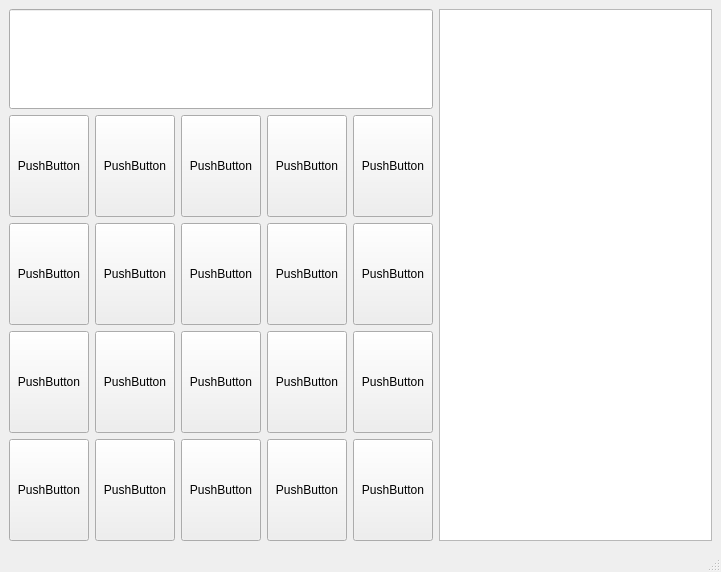
<?xml version="1.0" encoding="UTF-8"?>
<ui version="4.0">
 <class>MainWindow</class>
 <widget class="QMainWindow" name="MainWindow">
  <property name="geometry">
   <rect>
    <x>0</x>
    <y>0</y>
    <width>721</width>
    <height>572</height>
   </rect>
  </property>
  <property name="windowTitle">
   <string>MainWindow</string>
  </property>
  <widget class="QWidget" name="centralwidget">
   <layout class="QHBoxLayout" name="horizontalLayout_2">
    <item>
     <layout class="QHBoxLayout" name="horizontalLayout" stretch="0,0">
      <item>
       <layout class="QVBoxLayout" name="verticalLayout">
        <item>
         <widget class="QLineEdit" name="lineEdit">
          <property name="minimumSize">
           <size>
            <width>0</width>
            <height>100</height>
           </size>
          </property>
          <property name="maximumSize">
           <size>
            <width>16777215</width>
            <height>100</height>
           </size>
          </property>
         </widget>
        </item>
        <item>
         <layout class="QGridLayout" name="gridLayout">
          <item row="0" column="0">
           <widget class="QPushButton" name="pushButton">
            <property name="sizePolicy">
             <sizepolicy hsizetype="Expanding" vsizetype="Expanding">
              <horstretch>0</horstretch>
              <verstretch>0</verstretch>
             </sizepolicy>
            </property>
            <property name="text">
             <string>PushButton</string>
            </property>
           </widget>
          </item>
          <item row="0" column="1">
           <widget class="QPushButton" name="pushButton_2">
            <property name="sizePolicy">
             <sizepolicy hsizetype="Expanding" vsizetype="Expanding">
              <horstretch>0</horstretch>
              <verstretch>0</verstretch>
             </sizepolicy>
            </property>
            <property name="text">
             <string>PushButton</string>
            </property>
           </widget>
          </item>
          <item row="0" column="2">
           <widget class="QPushButton" name="pushButton_3">
            <property name="sizePolicy">
             <sizepolicy hsizetype="Expanding" vsizetype="Expanding">
              <horstretch>0</horstretch>
              <verstretch>0</verstretch>
             </sizepolicy>
            </property>
            <property name="text">
             <string>PushButton</string>
            </property>
           </widget>
          </item>
          <item row="0" column="3">
           <widget class="QPushButton" name="pushButton_4">
            <property name="sizePolicy">
             <sizepolicy hsizetype="Expanding" vsizetype="Expanding">
              <horstretch>0</horstretch>
              <verstretch>0</verstretch>
             </sizepolicy>
            </property>
            <property name="text">
             <string>PushButton</string>
            </property>
           </widget>
          </item>
          <item row="0" column="4">
           <widget class="QPushButton" name="pushButton_5">
            <property name="sizePolicy">
             <sizepolicy hsizetype="Expanding" vsizetype="Expanding">
              <horstretch>0</horstretch>
              <verstretch>0</verstretch>
             </sizepolicy>
            </property>
            <property name="text">
             <string>PushButton</string>
            </property>
           </widget>
          </item>
          <item row="1" column="0">
           <widget class="QPushButton" name="pushButton_6">
            <property name="sizePolicy">
             <sizepolicy hsizetype="Expanding" vsizetype="Expanding">
              <horstretch>0</horstretch>
              <verstretch>0</verstretch>
             </sizepolicy>
            </property>
            <property name="text">
             <string>PushButton</string>
            </property>
           </widget>
          </item>
          <item row="1" column="1">
           <widget class="QPushButton" name="pushButton_7">
            <property name="sizePolicy">
             <sizepolicy hsizetype="Expanding" vsizetype="Expanding">
              <horstretch>0</horstretch>
              <verstretch>0</verstretch>
             </sizepolicy>
            </property>
            <property name="text">
             <string>PushButton</string>
            </property>
           </widget>
          </item>
          <item row="1" column="2">
           <widget class="QPushButton" name="pushButton_8">
            <property name="sizePolicy">
             <sizepolicy hsizetype="Expanding" vsizetype="Expanding">
              <horstretch>0</horstretch>
              <verstretch>0</verstretch>
             </sizepolicy>
            </property>
            <property name="text">
             <string>PushButton</string>
            </property>
           </widget>
          </item>
          <item row="1" column="3">
           <widget class="QPushButton" name="pushButton_9">
            <property name="sizePolicy">
             <sizepolicy hsizetype="Expanding" vsizetype="Expanding">
              <horstretch>0</horstretch>
              <verstretch>0</verstretch>
             </sizepolicy>
            </property>
            <property name="text">
             <string>PushButton</string>
            </property>
           </widget>
          </item>
          <item row="1" column="4">
           <widget class="QPushButton" name="pushButton_10">
            <property name="sizePolicy">
             <sizepolicy hsizetype="Expanding" vsizetype="Expanding">
              <horstretch>0</horstretch>
              <verstretch>0</verstretch>
             </sizepolicy>
            </property>
            <property name="text">
             <string>PushButton</string>
            </property>
           </widget>
          </item>
          <item row="2" column="0">
           <widget class="QPushButton" name="pushButton_11">
            <property name="sizePolicy">
             <sizepolicy hsizetype="Expanding" vsizetype="Expanding">
              <horstretch>0</horstretch>
              <verstretch>0</verstretch>
             </sizepolicy>
            </property>
            <property name="text">
             <string>PushButton</string>
            </property>
           </widget>
          </item>
          <item row="2" column="1">
           <widget class="QPushButton" name="pushButton_12">
            <property name="sizePolicy">
             <sizepolicy hsizetype="Expanding" vsizetype="Expanding">
              <horstretch>0</horstretch>
              <verstretch>0</verstretch>
             </sizepolicy>
            </property>
            <property name="text">
             <string>PushButton</string>
            </property>
           </widget>
          </item>
          <item row="2" column="2">
           <widget class="QPushButton" name="pushButton_13">
            <property name="sizePolicy">
             <sizepolicy hsizetype="Expanding" vsizetype="Expanding">
              <horstretch>0</horstretch>
              <verstretch>0</verstretch>
             </sizepolicy>
            </property>
            <property name="text">
             <string>PushButton</string>
            </property>
           </widget>
          </item>
          <item row="2" column="3">
           <widget class="QPushButton" name="pushButton_14">
            <property name="sizePolicy">
             <sizepolicy hsizetype="Expanding" vsizetype="Expanding">
              <horstretch>0</horstretch>
              <verstretch>0</verstretch>
             </sizepolicy>
            </property>
            <property name="text">
             <string>PushButton</string>
            </property>
           </widget>
          </item>
          <item row="2" column="4">
           <widget class="QPushButton" name="pushButton_15">
            <property name="sizePolicy">
             <sizepolicy hsizetype="Expanding" vsizetype="Expanding">
              <horstretch>0</horstretch>
              <verstretch>0</verstretch>
             </sizepolicy>
            </property>
            <property name="text">
             <string>PushButton</string>
            </property>
           </widget>
          </item>
          <item row="3" column="0">
           <widget class="QPushButton" name="pushButton_16">
            <property name="sizePolicy">
             <sizepolicy hsizetype="Expanding" vsizetype="Expanding">
              <horstretch>0</horstretch>
              <verstretch>0</verstretch>
             </sizepolicy>
            </property>
            <property name="text">
             <string>PushButton</string>
            </property>
           </widget>
          </item>
          <item row="3" column="1">
           <widget class="QPushButton" name="pushButton_17">
            <property name="sizePolicy">
             <sizepolicy hsizetype="Expanding" vsizetype="Expanding">
              <horstretch>0</horstretch>
              <verstretch>0</verstretch>
             </sizepolicy>
            </property>
            <property name="text">
             <string>PushButton</string>
            </property>
           </widget>
          </item>
          <item row="3" column="2">
           <widget class="QPushButton" name="pushButton_18">
            <property name="sizePolicy">
             <sizepolicy hsizetype="Expanding" vsizetype="Expanding">
              <horstretch>0</horstretch>
              <verstretch>0</verstretch>
             </sizepolicy>
            </property>
            <property name="text">
             <string>PushButton</string>
            </property>
           </widget>
          </item>
          <item row="3" column="3">
           <widget class="QPushButton" name="pushButton_19">
            <property name="sizePolicy">
             <sizepolicy hsizetype="Expanding" vsizetype="Expanding">
              <horstretch>0</horstretch>
              <verstretch>0</verstretch>
             </sizepolicy>
            </property>
            <property name="text">
             <string>PushButton</string>
            </property>
           </widget>
          </item>
          <item row="3" column="4">
           <widget class="QPushButton" name="pushButton_20">
            <property name="sizePolicy">
             <sizepolicy hsizetype="Expanding" vsizetype="Expanding">
              <horstretch>0</horstretch>
              <verstretch>0</verstretch>
             </sizepolicy>
            </property>
            <property name="text">
             <string>PushButton</string>
            </property>
           </widget>
          </item>
         </layout>
        </item>
       </layout>
      </item>
      <item>
       <widget class="QPlainTextEdit" name="plainTextEdit"/>
      </item>
     </layout>
    </item>
   </layout>
  </widget>
  <widget class="QStatusBar" name="statusbar"/>
 </widget>
 <resources/>
 <connections/>
</ui>
